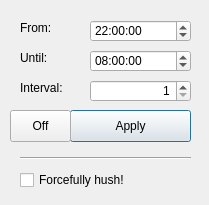
<?xml version="1.0" encoding="UTF-8"?>
<ui version="4.0">
 <class>Dialog</class>
 <widget class="QDialog" name="Dialog">
  <property name="geometry">
   <rect>
    <x>0</x>
    <y>0</y>
    <width>209</width>
    <height>205</height>
   </rect>
  </property>
  <property name="sizePolicy">
   <sizepolicy hsizetype="Fixed" vsizetype="Fixed">
    <horstretch>0</horstretch>
    <verstretch>0</verstretch>
   </sizepolicy>
  </property>
  <property name="windowTitle">
   <string/>
  </property>
  <property name="windowIcon">
   <iconset resource="rc.qrc">
    <normaloff>:/icons/no_sound.png</normaloff>:/icons/no_sound.png</iconset>
  </property>
  <widget class="QLabel" name="label">
   <property name="geometry">
    <rect>
     <x>20</x>
     <y>20</y>
     <width>41</width>
     <height>16</height>
    </rect>
   </property>
   <property name="maximumSize">
    <size>
     <width>1000</width>
     <height>1000</height>
    </size>
   </property>
   <property name="text">
    <string>From:</string>
   </property>
  </widget>
  <widget class="QLabel" name="label_2">
   <property name="geometry">
    <rect>
     <x>20</x>
     <y>50</y>
     <width>41</width>
     <height>16</height>
    </rect>
   </property>
   <property name="maximumSize">
    <size>
     <width>1000</width>
     <height>1000</height>
    </size>
   </property>
   <property name="text">
    <string>Until:</string>
   </property>
  </widget>
  <widget class="QTimeEdit" name="t_from">
   <property name="geometry">
    <rect>
     <x>90</x>
     <y>20</y>
     <width>101</width>
     <height>22</height>
    </rect>
   </property>
   <property name="maximumSize">
    <size>
     <width>1000</width>
     <height>1000</height>
    </size>
   </property>
   <property name="toolTip">
    <string>Starting time of the silence</string>
   </property>
   <property name="time">
    <time>
     <hour>22</hour>
     <minute>0</minute>
     <second>0</second>
    </time>
   </property>
  </widget>
  <widget class="QTimeEdit" name="t_until">
   <property name="geometry">
    <rect>
     <x>90</x>
     <y>50</y>
     <width>101</width>
     <height>22</height>
    </rect>
   </property>
   <property name="maximumSize">
    <size>
     <width>1000</width>
     <height>1000</height>
    </size>
   </property>
   <property name="toolTip">
    <string>Ending time of the silence</string>
   </property>
   <property name="time">
    <time>
     <hour>8</hour>
     <minute>0</minute>
     <second>0</second>
    </time>
   </property>
  </widget>
  <widget class="QPushButton" name="btn_apply">
   <property name="geometry">
    <rect>
     <x>70</x>
     <y>110</y>
     <width>121</width>
     <height>32</height>
    </rect>
   </property>
   <property name="maximumSize">
    <size>
     <width>1000</width>
     <height>1000</height>
    </size>
   </property>
   <property name="toolTip">
    <string>Apply and save the settings.</string>
   </property>
   <property name="text">
    <string>Apply</string>
   </property>
  </widget>
  <widget class="QPushButton" name="btn_enable">
   <property name="geometry">
    <rect>
     <x>10</x>
     <y>110</y>
     <width>61</width>
     <height>32</height>
    </rect>
   </property>
   <property name="toolTip">
    <string>Enables/disables the silencing.</string>
   </property>
   <property name="text">
    <string>Off</string>
   </property>
   <property name="checkable">
    <bool>true</bool>
   </property>
  </widget>
  <widget class="QLabel" name="label_3">
   <property name="geometry">
    <rect>
     <x>20</x>
     <y>80</y>
     <width>61</width>
     <height>16</height>
    </rect>
   </property>
   <property name="maximumSize">
    <size>
     <width>1000</width>
     <height>1000</height>
    </size>
   </property>
   <property name="text">
    <string>Interval:</string>
   </property>
  </widget>
  <widget class="QSpinBox" name="spn_interval">
   <property name="geometry">
    <rect>
     <x>90</x>
     <y>80</y>
     <width>101</width>
     <height>22</height>
    </rect>
   </property>
   <property name="toolTip">
    <string>Interval to put the computer to silence</string>
   </property>
   <property name="alignment">
    <set>Qt::AlignRight|Qt::AlignTrailing|Qt::AlignVCenter</set>
   </property>
   <property name="minimum">
    <number>1</number>
   </property>
   <property name="maximum">
    <number>3600</number>
   </property>
  </widget>
  <widget class="Line" name="line">
   <property name="geometry">
    <rect>
     <x>20</x>
     <y>150</y>
     <width>171</width>
     <height>16</height>
    </rect>
   </property>
   <property name="orientation">
    <enum>Qt::Horizontal</enum>
   </property>
  </widget>
  <widget class="QCheckBox" name="chk_forceMute">
   <property name="geometry">
    <rect>
     <x>20</x>
     <y>170</y>
     <width>131</width>
     <height>20</height>
    </rect>
   </property>
   <property name="toolTip">
    <string>If checked, the computer will be put on silence each &quot;interval&quot; seconds. </string>
   </property>
   <property name="text">
    <string>Forcefully hush!</string>
   </property>
  </widget>
 </widget>
 <resources>
  <include location="rc.qrc"/>
 </resources>
 <connections/>
</ui>
